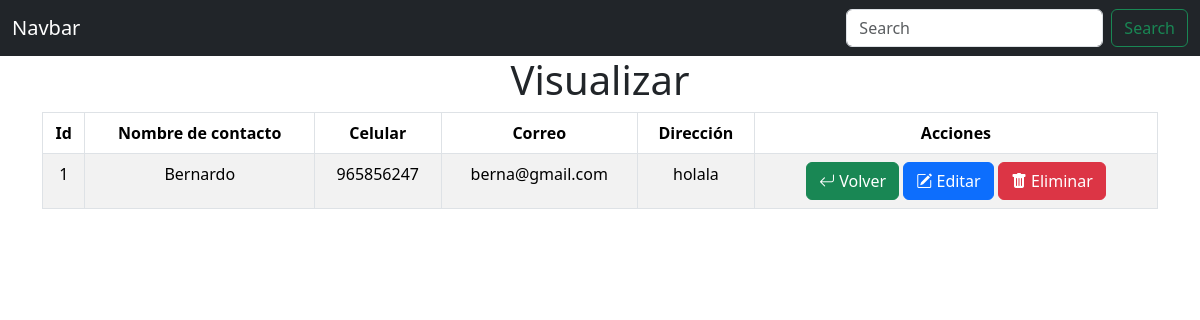
Screenshot of /visualizar.php?idPersona=1 with the database file from the repository.
### tables this page shows
CREATE TABLE `usuarios` (
  `idPersona` int(11) NOT NULL,
  `Nombre` varchar(100) NOT NULL,
  `Telefono` varchar(15) NOT NULL,
  `Correo` varchar(40) NOT NULL,
  `Direccion` varchar(50) NOT NULL
);

### config/bd.php (called while the page is built)
<?php
class bd{
    private $host='localhost';
    private $user='root';
    private $password='';
    private $dbname='practicc';
    public function conexion(){
        try {
            $PDO = new PDO("mysql:host=".$this->host.";dbname=".$this->dbname, $this->user, $this->password);
            return $PDO;
        } catch (PDOException $e) {
            return "Error de conexión: " . $e->getMessage();
        }
    }
}
?>

### controller/controller.php (called while the page is built, shortened)
<?php
class controller{
    private $model;
    public function __construct(){
        require_once("C:/xampp/htdocs/proyectc/model/model.php");
        $this->model=new model();
    }
    public function showUs($idPersona){
        $idshowus=$this->model->show($idPersona);
        return($idshowus!=false)?$idshowus:header('Location: index.php');
    }
}
?>

### model/model.php (called while the page is built, shortened)
<?php
class model{
    private $PDO;
    public function __construct(){
        require_once("C:/xampp/htdocs/proyectc/config/bd.php");
        $con=new bd();
        $this->PDO = $con->conexion();
    }
    public function show($idPersona){
        $stament=$this->PDO->prepare("SELECT * FROM usuarios WHERE idPersona=:idPersona LIMIT 1");
        $stament->bindParam(":idPersona", $idPersona);
        return ($stament->execute())? $stament->fetch() : false;
    }
}
?>

### visualizar.php (shortened to what this page needs)
<?php
require_once("C:/xampp/htdocs/proyectc/view/header.php");
require_once("C:/xampp/htdocs/proyectc/controller/controller.php");
$obj = new controller();
$row = $obj->showUs($_GET['idPersona']);
?>
<div class="container">
    <h1 class="page-header text-center">Visualizar</h1>
    <div class="col-sm-12">
        <table class="table table-bordered table-striped">
            <thead class="text-center">
                <tr>
                    <th>Id</th>
                    <th>Nombre de contacto</th>
                    <th>Celular</th>
                    <th>Correo</th>
                    <th>Dirección</th>
                    <th>Acciones</th>
                </tr>
            </thead>
            <tbody class="text-center">
                <tr>
                    <td><?= $row[0] ?></td>
                    <td><?= $row[1] ?></td>
                    <td><?= $row[2] ?></td>
                    <td><?= $row[3] ?></td>
                    <td><?= $row[4] ?></td>
                    <td>
                        <a href="index.php" type="button" class="btn btn-success">
                            <i class="bi bi-arrow-return-left"></i> Volver
                        </a>
                        <a href="#edit_<?php echo $row[0]; ?>" type="button" class="btn btn-primary" data-bs-toggle="modal" data-bs-target="#edit_<?php echo $row[0]; ?>">
                            <i class="bi bi-pencil-square"></i> Editar
                        </a>
                        <button type="button" class="btn btn-danger" data-bs-toggle="modal" data-bs-target="#delete<?= $row[0] ?>">
                            <i class="bi bi-trash-fill"></i> Eliminar
                        </button>
                    </td>
                </tr>
            </tbody>
        </table>
    </div>
</div>

### rows the page displays
usuarios: idPersona "1", Nombre "Bernardo", Telefono "965856247", Correo "berna@gmail.com", Direccion "holala"
